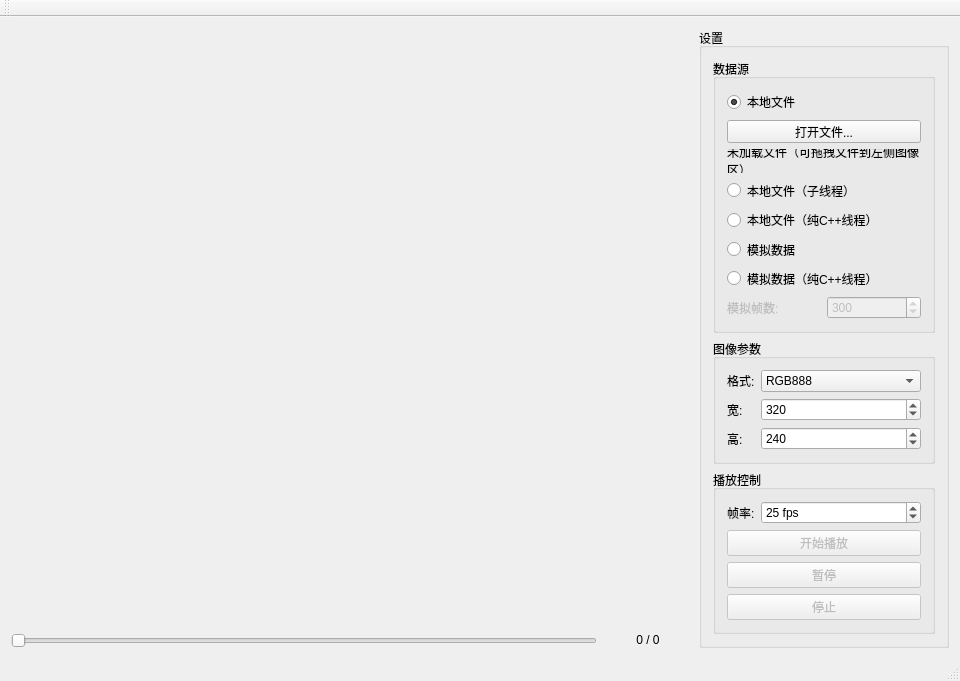
<?xml version="1.0" encoding="UTF-8"?>
<ui version="4.0">
 <class>FramePlayerClass</class>
 <widget class="QMainWindow" name="FramePlayerClass">
  <property name="geometry">
   <rect>
    <x>0</x>
    <y>0</y>
    <width>960</width>
    <height>640</height>
   </rect>
  </property>
  <property name="windowTitle">
   <string>FramePlayer - 二进制图像播放器</string>
  </property>
  <widget class="QWidget" name="centralWidget">
   <layout class="QHBoxLayout" name="mainLayout">
    <item>
     <layout class="QVBoxLayout" name="leftLayout">
      <item>
       <widget class="FrameViewWidget" name="frameView" native="true"/>
      </item>
      <item>
       <layout class="QHBoxLayout" name="seekLayout">
        <item>
         <widget class="QSlider" name="sliderFrame">
          <property name="enabled">
           <bool>false</bool>
          </property>
          <property name="orientation">
           <enum>Qt::Horizontal</enum>
          </property>
         </widget>
        </item>
        <item>
         <widget class="QLabel" name="labelFrameInfo">
          <property name="sizePolicy">
           <sizepolicy hsizetype="Fixed" vsizetype="Fixed">
            <horstretch>0</horstretch>
            <verstretch>0</verstretch>
           </sizepolicy>
          </property>
          <property name="minimumSize">
           <size>
            <width>90</width>
            <height>0</height>
           </size>
          </property>
          <property name="text">
           <string>0 / 0</string>
          </property>
          <property name="alignment">
           <set>Qt::AlignCenter</set>
          </property>
         </widget>
        </item>
       </layout>
      </item>
     </layout>
    </item>
    <item>
     <widget class="QGroupBox" name="groupSettings">
      <property name="minimumSize">
       <size>
        <width>250</width>
        <height>0</height>
       </size>
      </property>
      <property name="maximumSize">
       <size>
        <width>280</width>
        <height>16777215</height>
       </size>
      </property>
      <property name="title">
       <string>设置</string>
      </property>
      <layout class="QVBoxLayout" name="settingsLayout">
       <item>
        <widget class="QGroupBox" name="groupSource">
         <property name="title">
          <string>数据源</string>
         </property>
         <layout class="QVBoxLayout" name="sourceLayout">
          <item>
           <widget class="QRadioButton" name="radioFile">
            <property name="text">
             <string>本地文件</string>
            </property>
            <property name="checked">
             <bool>true</bool>
            </property>
           </widget>
          </item>
          <item>
           <widget class="QPushButton" name="btnOpen">
            <property name="text">
             <string>打开文件...</string>
            </property>
           </widget>
          </item>
          <item>
           <widget class="QLabel" name="labelFilePath">
            <property name="text">
             <string>未加载文件（可拖拽文件到左侧图像区）</string>
            </property>
            <property name="wordWrap">
             <bool>true</bool>
            </property>
           </widget>
          </item>
          <item>
           <widget class="QRadioButton" name="radioFileThread">
            <property name="text">
             <string>本地文件（子线程）</string>
            </property>
            <property name="toolTip">
             <string>子线程 while+sleep 顺序读帧，经信号发回主线程显示</string>
            </property>
           </widget>
          </item>
          <item>
           <widget class="QRadioButton" name="radioFileCpp">
            <property name="text">
             <string>本地文件（纯C++线程）</string>
            </property>
            <property name="toolTip">
             <string>不依赖 Qt 的 std::thread 子线程顺序读帧，经帧队列由主线程定时取帧显示</string>
            </property>
           </widget>
          </item>
          <item>
           <widget class="QRadioButton" name="radioSim">
            <property name="text">
             <string>模拟数据</string>
            </property>
           </widget>
          </item>
          <item>
           <widget class="QRadioButton" name="radioSimCpp">
            <property name="text">
             <string>模拟数据（纯C++线程）</string>
            </property>
            <property name="toolTip">
             <string>不依赖 Qt 的 std::thread 子线程实时生成移动渐变测试帧</string>
            </property>
           </widget>
          </item>
          <item>
           <layout class="QHBoxLayout" name="simLayout">
            <item>
             <widget class="QLabel" name="labelSimFrames">
              <property name="enabled">
               <bool>false</bool>
              </property>
              <property name="text">
               <string>模拟帧数:</string>
              </property>
             </widget>
            </item>
            <item>
             <widget class="QSpinBox" name="spinSimFrames">
              <property name="enabled">
               <bool>false</bool>
              </property>
              <property name="minimum">
               <number>1</number>
              </property>
              <property name="maximum">
               <number>100000</number>
              </property>
              <property name="value">
               <number>300</number>
              </property>
             </widget>
            </item>
           </layout>
          </item>
         </layout>
        </widget>
       </item>
       <item>
        <widget class="QGroupBox" name="groupImage">
         <property name="title">
          <string>图像参数</string>
         </property>
         <layout class="QFormLayout" name="imageLayout">
          <item row="0" column="0">
           <widget class="QLabel" name="labelFormat">
            <property name="text">
             <string>格式:</string>
            </property>
           </widget>
          </item>
          <item row="0" column="1">
           <widget class="QComboBox" name="comboFormat">
            <item>
             <property name="text">
              <string>RGB888</string>
             </property>
            </item>
            <item>
             <property name="text">
              <string>RGB565</string>
             </property>
            </item>
            <item>
             <property name="text">
              <string>灰度8位</string>
             </property>
            </item>
           </widget>
          </item>
          <item row="1" column="0">
           <widget class="QLabel" name="labelWidth">
            <property name="text">
             <string>宽:</string>
            </property>
           </widget>
          </item>
          <item row="1" column="1">
           <widget class="QSpinBox" name="spinWidth">
            <property name="minimum">
             <number>1</number>
            </property>
            <property name="maximum">
             <number>16384</number>
            </property>
            <property name="value">
             <number>320</number>
            </property>
           </widget>
          </item>
          <item row="2" column="0">
           <widget class="QLabel" name="labelHeight">
            <property name="text">
             <string>高:</string>
            </property>
           </widget>
          </item>
          <item row="2" column="1">
           <widget class="QSpinBox" name="spinHeight">
            <property name="minimum">
             <number>1</number>
            </property>
            <property name="maximum">
             <number>16384</number>
            </property>
            <property name="value">
             <number>240</number>
            </property>
           </widget>
          </item>
         </layout>
        </widget>
       </item>
       <item>
        <widget class="QGroupBox" name="groupPlay">
         <property name="title">
          <string>播放控制</string>
         </property>
         <layout class="QVBoxLayout" name="playLayout">
          <item>
           <layout class="QFormLayout" name="fpsLayout">
            <item row="0" column="0">
             <widget class="QLabel" name="labelFps">
              <property name="text">
               <string>帧率:</string>
              </property>
             </widget>
            </item>
            <item row="0" column="1">
             <widget class="QSpinBox" name="spinFps">
              <property name="suffix">
               <string> fps</string>
              </property>
              <property name="minimum">
               <number>1</number>
              </property>
              <property name="maximum">
               <number>240</number>
              </property>
              <property name="value">
               <number>25</number>
              </property>
             </widget>
            </item>
           </layout>
          </item>
          <item>
           <widget class="QPushButton" name="btnStart">
            <property name="enabled">
             <bool>false</bool>
            </property>
            <property name="text">
             <string>开始播放</string>
            </property>
           </widget>
          </item>
          <item>
           <widget class="QPushButton" name="btnPauseResume">
            <property name="enabled">
             <bool>false</bool>
            </property>
            <property name="text">
             <string>暂停</string>
            </property>
           </widget>
          </item>
          <item>
           <widget class="QPushButton" name="btnStop">
            <property name="enabled">
             <bool>false</bool>
            </property>
            <property name="text">
             <string>停止</string>
            </property>
           </widget>
          </item>
         </layout>
        </widget>
       </item>
       <item>
        <spacer name="settingsSpacer">
         <property name="orientation">
          <enum>Qt::Vertical</enum>
         </property>
         <property name="sizeHint" stdset="0">
          <size>
           <width>20</width>
           <height>40</height>
          </size>
         </property>
        </spacer>
       </item>
      </layout>
     </widget>
    </item>
   </layout>
  </widget>
  <widget class="QMenuBar" name="menuBar">
   <property name="geometry">
    <rect>
     <x>0</x>
     <y>0</y>
     <width>960</width>
     <height>22</height>
    </rect>
   </property>
  </widget>
  <widget class="QToolBar" name="mainToolBar">
   <attribute name="toolBarArea">
    <enum>TopToolBarArea</enum>
   </attribute>
   <attribute name="toolBarBreak">
    <bool>false</bool>
   </attribute>
  </widget>
  <widget class="QStatusBar" name="statusBar"/>
 </widget>
 <layoutdefault spacing="6" margin="11"/>
 <customwidgets>
  <customwidget>
   <class>FrameViewWidget</class>
   <extends>QWidget</extends>
   <header>FrameViewWidget.h</header>
  </customwidget>
 </customwidgets>
 <resources>
  <include location="FramePlayer.qrc"/>
 </resources>
 <connections/>
</ui>
